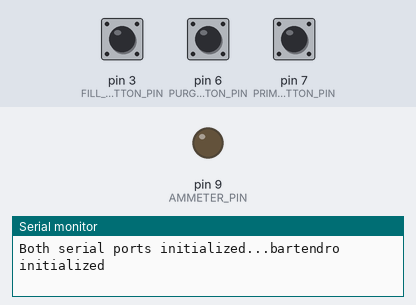
Bench run of a sketch on a simulated Arduino Uno, built with avr-gcc and run on an emulated ATmega328P. Shown: output pins drawn as LEDs (lit = HIGH), the last lines printed to the serial monitor. The inputs (shaded band) are chosen by the test bench; at power-on: pin 3 (FILL_BUTTON_PIN) HIGH, pin 6 (PURGE_BUTTON_PIN) HIGH, pin 7 (PRIME_BUTTON_PIN) HIGH.

Above: at 1.2 s.
1.3 s: pin 3 (FILL_BUTTON_PIN) pulled LOW for 0.15 s
At 9.7 s:
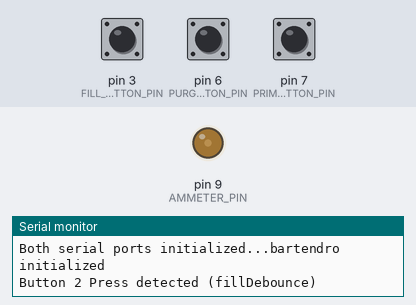
Timing chart, 0 to 14.9 s (numbered marks = the images above; inputs shaded):
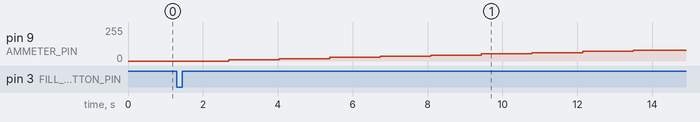

The sketch:

Batrendro9-debug.ino
```cpp
#include <SoftwareSerial.h>
#include <Bounce2.h>

#define FILL_BUTTON_PIN 3
#define PRIME_BUTTON_PIN 7
#define PURGE_BUTTON_PIN 6

#define BARTENDRO_SPEEED 255 ///not used cuz we lazy

#define AMMETER_DUTY_MAX 130 //5V with 4.7k ohm resisitor
#define AMMETER_DUTY_MIN 0
#define AMMETER_DISPLAY_MAX 500
#define AMMETER_PIN 9

#define DEBOUNCE_INTERVAL 20

SoftwareSerial bartendroSerial(10, 11); // RX, TX

Bounce fillDebounce = Bounce();
Bounce primeDebounce = Bounce();
Bounce purgeDebounce = Bounce();

//////DRINK STUFFF

 //// // ticks = mL * 2.78.   ///FORMULA FOR ML TO TICKS

  int delayBetweenLurches = 1333;
  int ticksPerLurch = 9;
  int lurchPerDrink = 10;

  int ammeterTimeOut = 30000;

////////

long lastFillTime;


void setup() {
  buttonSetup();
  Serial.begin(9600);
  bartendroSerial.begin(9600);
  Serial.print("Both serial ports initialized...");
  bartendroSetup();

}
void bartendroSetup() {
  //textmode...
  bartendroSerial.write("!!!");
  bartendroSerial.write(0x0D);
  Serial.println("bartendro initialized");
}
void buttonSetup() {

  // Setup the buttons with an internal pull-up :
  pinMode(FILL_BUTTON_PIN, INPUT_PULLUP);
  pinMode(PRIME_BUTTON_PIN, INPUT_PULLUP);
  pinMode(PURGE_BUTTON_PIN, INPUT_PULLUP);
  //Set the ground pin low for the button strip


  // After setting up the button, setup the Bounce instance :
  fillDebounce.attach(FILL_BUTTON_PIN);
  fillDebounce.interval(DEBOUNCE_INTERVAL); // interval in ms
  primeDebounce.attach(PRIME_BUTTON_PIN);
  primeDebounce.interval(DEBOUNCE_INTERVAL); // interval in ms
  purgeDebounce.attach(PURGE_BUTTON_PIN);
  purgeDebounce.interval(DEBOUNCE_INTERVAL); // interval in ms


}
void updateButtons() {
  fillDebounce.update();
  primeDebounce.update();
  purgeDebounce.update();

}

void loop() {
  updateButtons();
   if ( fillDebounce.fell() ) { ///ACTIVE HIGH (Normally closed button)
    Serial.println("Button 2 Press detected (fillDebounce)");
    showDrink();
  }
  else if ( primeDebounce.read() == LOW) { //ACTIVE LOW
    Serial.println("Button 3 Press detected(primeDebounce)");
    primeTube();
  }
  else if ( purgeDebounce.read() == LOW ) {
    Serial.println("Button 4 Press detected(purgeDebounce)");
    unprimeTube();
  }


  if (millis()>(ammeterTimeOut+lastFillTime))
  {
    ammeterGoTo(0);
  }
}

void showDrink() {
  pump();
  int ammeterSweepPerLurch = 350 / lurchPerDrink;
  for (int tickCount = 0; tickCount < lurchPerDrink; ++tickCount)
  {
    bartendroSerial.write("tickdisp 9 255");//One 'tick' is 1/4 turn of the trilobe thing
    bartendroSerial.write(0x0D);
    ammeterGoTo(tickCount * ammeterSweepPerLurch);
    delay(delayBetweenLurches);
  }
  lastFillTime = millis();

}

void pump() {
  bartendroSerial.write("forwards");
  bartendroSerial.write(0x0D);
}

void unpump() {
  bartendroSerial.write("backwards");
  bartendroSerial.write(0x0D);
}

void unprimeTube() {
  unpump();
  bartendroSerial.write("timedisp 100");
  bartendroSerial.write(0x0D);
  delay(100);
}

void primeTube() {
  pump();
  bartendroSerial.write("timedisp 100");
  bartendroSerial.write(0x0D);
  delay(100);

}

void ammeterGoTo(int target) {
  analogWrite(AMMETER_PIN, map(target, 0, AMMETER_DISPLAY_MAX, AMMETER_DUTY_MIN, AMMETER_DUTY_MAX));
}
```

Measured:
- after the input at 1.3 s, pin 9 (AMMETER_PIN): moves from 0/255 to 81/255 over 10.8 s, starting after 1.4 s
